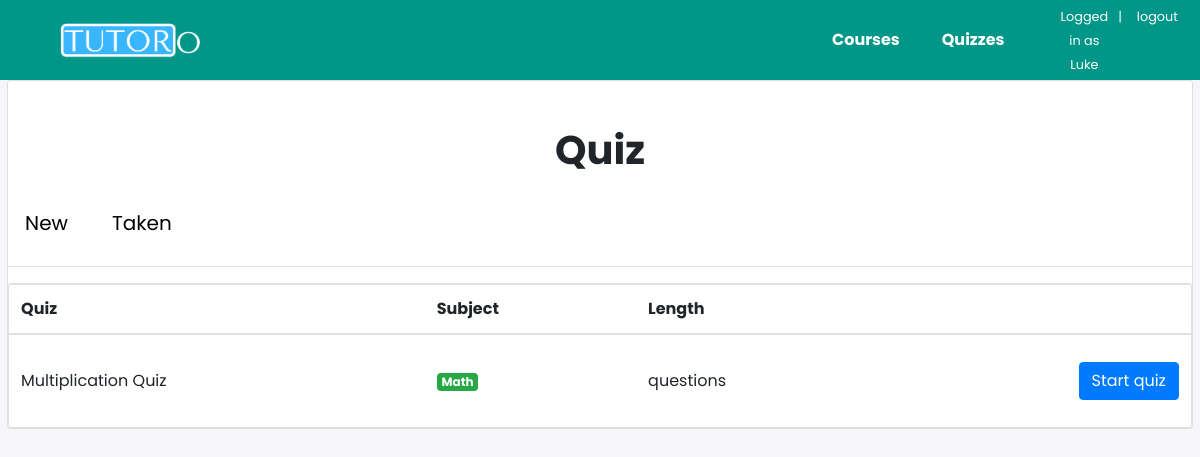
/students/ (signed in), run on an earlier commit of the app's database.
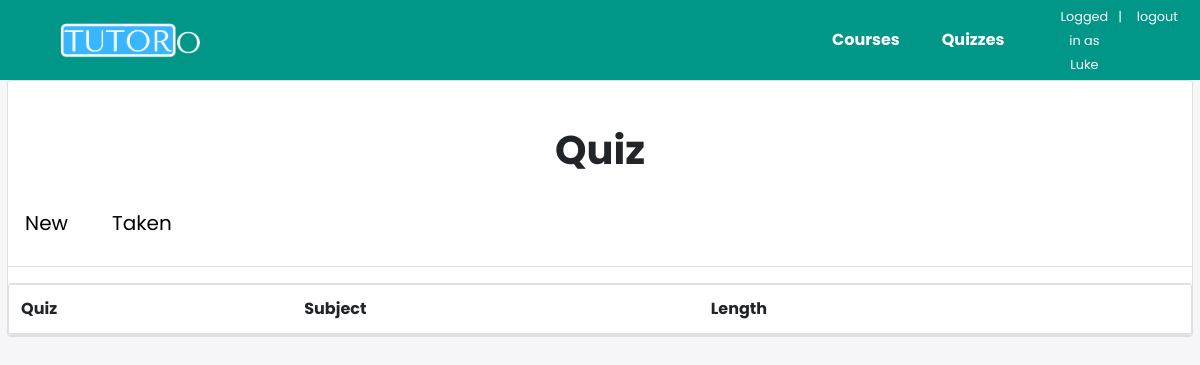
And on a later commit of the database.
### quiz/models.py (models this page shows, shortened)
class Quiz(models.Model):
    owner = models.ForeignKey(User, on_delete=models.CASCADE, related_name='quizzes')
    name = models.CharField(max_length=255)
    subject = models.ForeignKey(Subject, on_delete=models.CASCADE, related_name='quizzes')

class Subject(models.Model):
    name = models.CharField(max_length=30)
    color = models.CharField(max_length=7, default='#007bff')
    def get_html_badge(self):
        name = escape(self.name)
        color = escape(self.color)
        html = '<span class="badge badge-primary" style="background-color: %s">%s</span>' % (color, name)
        return mark_safe(html)

### quiz/views/students.py (the view)
# urls.py: path('', students.QuizListView.as_view(), name='quiz_list'),
@method_decorator([login_required, student_required], name='dispatch')
class QuizListView(ListView):
    model = Quiz
    ordering = ('name', )
    context_object_name = 'quizzes'
    template_name = 'quiz/students/quiz_list.html'
    def get_queryset(self):
        student = self.request.user.student
        student_interests = student.interests.values_list('pk', flat=True)
        taken_quizzes = student.quizzes.values_list('pk', flat=True)
        queryset = Quiz.objects.filter(subject__in=student_interests) \
            .exclude(pk__in=taken_quizzes) \
            .annotate(questions_count=Count('questions')) \
            .filter(questions_count__gt=0)
        return queryset

### quiz/templates/quiz/students/quiz_list.html
{% extends 'quiz/base.html' %}
{% block content %}
  <h1>Quiz</h1>
  <ul class="nav nav-tabs mb-3">
    <li class="nav-item">
      <a class="nav-link{% if active == 'new' %} active{% endif %}" style='color: black; font-size: 20px' href="{% url 'students:quiz_list' %}">New</a>
    </li>
    <li class="nav-item">
      <a class="nav-link{% if active == 'taken' %} active{% endif %}" style='color: black; font-size: 20px' href="{% url 'students:taken_quiz_list' %}">Taken</a>
    </li>
  </ul>
  <div class="card">
    <table class="table mb-0">
      <thead>
        <tr>
          <th>Quiz</th>
          <th>Subject</th>
          <th>Length</th>
          <th></th>
        </tr>
      </thead>
      <tbody>
        {% for courses in request.user.members.all %}
          {% if courses.tutor.quizzes.all == None %}
            <tr>
              <td class="bg-light text-center font-italic" colspan="4">No quiz has been assigned to you right now.</td>
            </tr>
          {% else %}
            {% for quiz in courses.tutor.quizzes.all %}
              <tr>
                <td class="align-middle">{{ quiz.name }}</td>
                <td class="align-middle">{{ quiz.subject.get_html_badge }}</td>
                <td class="align-middle">{{ quiz.questions_count }} questions</td>
                <td class="text-right">
                  <a href="{% url 'students:take_quiz' quiz.pk %}" class="btn btn-primary">Start quiz</a>
                </td>
              </tr>
            {% endfor %}
          {% endif %}
        {% endfor %}
      </tbody>
    </table>
  </div>
{% endblock %}

What changed in the data, as far as the page shows it:
removed Quiz: name "Multiplication Quiz", subject.get_html_badge "Math"
